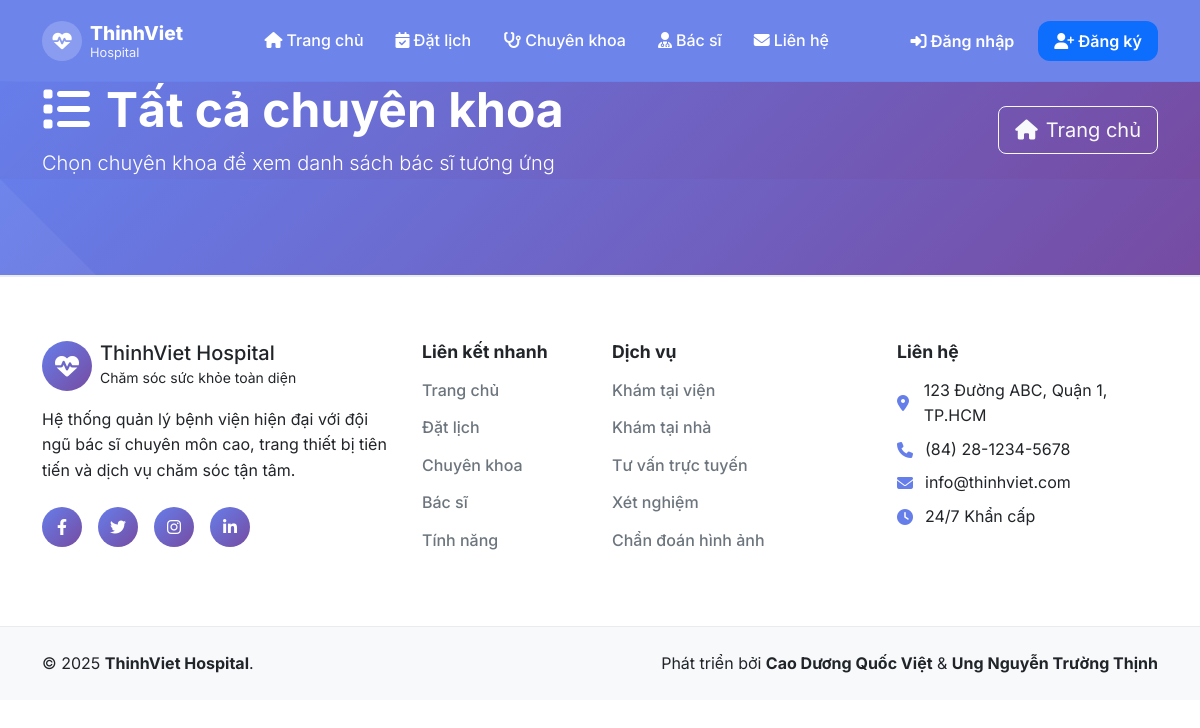
The app's page /doctors_by_specialty?slug=sieu-am, older data.
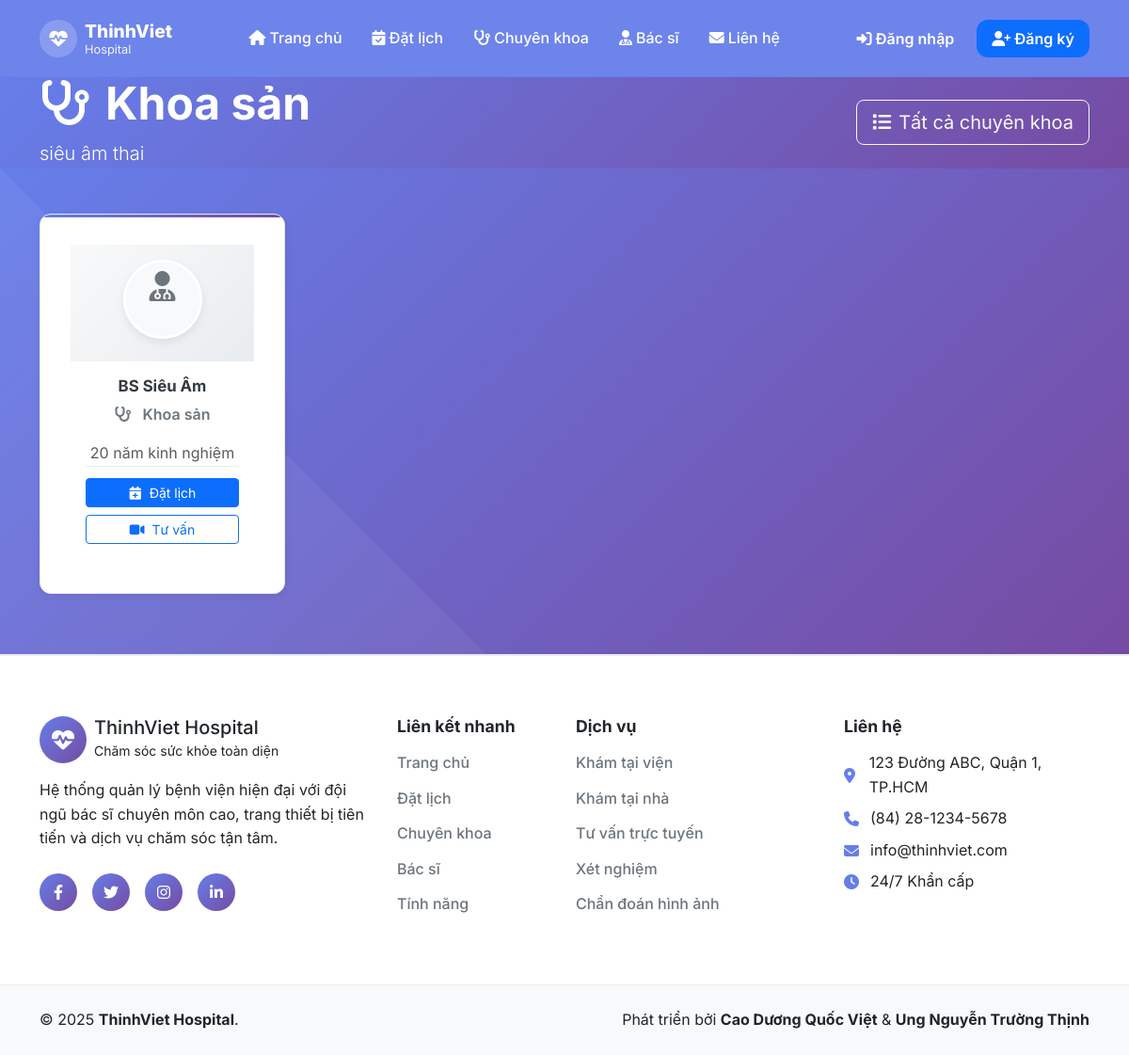
The same page, newer data.
### tables this page shows
CREATE TABLE `chuyen_khoa` (
  `id` int(11) NOT NULL,
  `ten` varchar(100) NOT NULL,
  `slug` varchar(120) DEFAULT NULL,
  `mo_ta` text DEFAULT NULL,
  `icon` varchar(100) DEFAULT NULL,
  `thu_tu` int(11) DEFAULT 0,
  `trang_thai` enum('active','inactive') DEFAULT 'active',
  `ngay_tao` timestamp NOT NULL DEFAULT current_timestamp(),
  `ngay_cap_nhat` timestamp NOT NULL DEFAULT current_timestamp() ON UPDATE current_timestamp()
);

CREATE TABLE `bac_si` (
  `id` int(11) NOT NULL,
  `ten` varchar(255) NOT NULL,
  `email` varchar(255) NOT NULL,
  `mat_khau` varchar(255) NOT NULL,
  `so_dien_thoai` varchar(20) DEFAULT NULL,
  `chuyen_khoa_id` int(11) DEFAULT NULL,
  `chuyen_khoa` varchar(100) DEFAULT NULL,
  `so_giay_phep` varchar(50) DEFAULT NULL,
  `so_nam_kinh_nghiem` int(11) DEFAULT 0,
  `ngay_tao` timestamp NOT NULL DEFAULT current_timestamp(),
  `ngay_cap_nhat` timestamp NOT NULL DEFAULT current_timestamp() ON UPDATE current_timestamp(),
  `hinh_anh` varchar(255) DEFAULT NULL
);

### config/database.php (called while the page is built, shortened)
<?php
class Database
{
    private $host;
    private $db_name;
    private $username;
    private $password;
    public function __construct()
    {
        $this->host = $_ENV['DB_HOST'] ?? getenv('DB_HOST') ?? 'localhost';
        $this->db_name = $_ENV['DB_NAME'] ?? getenv('DB_NAME') ?? 'hospital_management';
        $this->username = $_ENV['DB_USER'] ?? getenv('DB_USER') ?? 'root';
        $this->password = $_ENV['DB_PASS'] ?? getenv('DB_PASS') ?? '';
    }
    private function loadEnvFile()
    {
        $envFile = __DIR__ . '/../.env';
    }
    public function getConnection()
    {
        $this->conn = null;
        try {
            $this->conn = new PDO("mysql:host=" . $this->host . ";dbname=" . $this->db_name, $this->username, $this->password);
            $this->conn->exec("set names utf8");
            $this->conn->setAttribute(PDO::ATTR_ERRMODE, PDO::ERRMODE_EXCEPTION);
        } catch (PDOException $exception) {
            error_log("Database connection error: " . $exception->getMessage());
            echo "Database connection failed. Please try again later.";
        }
        return $this->conn;
    }
}

### Models/Specialty.php (called while the page is built, shortened)
<?php
require_once 'config/database.php';
class Specialty
{
    private $conn;
    private $table = 'chuyen_khoa';
    public function __construct()
    {
        $db = new Database();
        $this->conn = $db->getConnection();
    }
    public function getBySlug($slug)
    {
        $sql = "SELECT id, ten, slug, mo_ta, icon FROM {$this->table} WHERE slug = :slug";
        $stmt = $this->conn->prepare($sql);
        $stmt->bindParam(':slug', $slug);
        $stmt->execute();
        return $stmt->fetch(PDO::FETCH_ASSOC);
    }
}

### Models/User.php (called while the page is built, shortened)
<?php
require_once 'config/database.php';
class User
{
    public function __construct()
    {
        $database = new Database();
        $this->conn = $database->getConnection();
    }
}

### Models/Doctor.php (called while the page is built, shortened)
<?php
require_once 'Models/User.php';
class Doctor extends User
{
    public function __construct()
    {
        $this->table_name = "bac_si";
    }
    public function getBySpecialization($specialization)
    {
        $query = "SELECT bs.id, bs.ten, bs.email, bs.so_dien_thoai, ck.ten AS chuyen_khoa, bs.so_giay_phep, bs.so_nam_kinh_nghiem, bs.hinh_anh
                  FROM " . $this->table_name . " bs
                  LEFT JOIN chuyen_khoa ck ON ck.id = bs.chuyen_khoa_id
                  WHERE ck.ten = :chuyen_khoa";
        $stmt = $this->conn->prepare($query);
        $stmt->bindParam(":chuyen_khoa", $specialization);
        $stmt->execute();
        return $stmt->fetchAll(PDO::FETCH_ASSOC);
    }
}

### Views/doctor/doctors_by_specialty.php (the view, shortened to what the rows shown need)
<?php $page_title = 'Bác sĩ - ' . ($specialty['ten'] ?? 'Chuyên khoa');
include 'Views/layouts/header.php'; ?>
<section class="page-header bg-gradient-primary text-white" style="margin-top: 81px;">
    <div class="container">
        <div class="row align-items-center">
            <div class="col-lg-8">
                <h1 class="display-5 fw-bold mb-2"><i
                        class="fas fa-stethoscope me-3"></i><?php echo htmlspecialchars($specialty['ten']); ?></h1>
                <?php if (!empty($specialty['mo_ta'])): ?><p class="lead mb-0">
                    <?php echo htmlspecialchars($specialty['mo_ta']); ?></p><?php endif; ?>
            </div>
            <div class="col-lg-4 text-lg-end">
                <a href="./specialties_all" class="btn btn-outline-light btn-lg"><i class="fas fa-list me-2"></i>Tất cả
                    chuyên khoa</a>
            </div>
        </div>
    </div>
</section>
<section class="doctors-section py-5">
    <div class="container">
        <div class="row" id="doctorsContainer">
            <?php foreach ($doctors as $doc): ?>
            <?php
                $experience = (int)($doc['so_nam_kinh_nghiem'] ?? 0);
                $specialty = $doc['chuyen_khoa'] ?: 'Đa khoa';
                ?>
            <div class="col-xl-3 col-lg-4 col-md-6 col-sm-6 mb-3 doctor-item animate-on-scroll"
                data-spec="<?php echo htmlspecialchars($specialty); ?>"
                data-name="<?php echo htmlspecialchars($doc['ten']); ?>"
                data-phone="<?php echo htmlspecialchars($doc['so_dien_thoai'] ?: ''); ?>"
                data-experience="<?php echo $experience; ?>">
                <div class="doctor-card h-100">
                    <div class="doctor-header">
                        <div class="doctor-avatar">
                            <div class="avatar-placeholder"
                                style="display: none; width: 100%; height: 100%; background: #f8f9fa; border-radius: 50%; display: flex; align-items: center; justify-content: center; color: #6c757d; font-size: 2rem;">
                                <i class="fas fa-user-md"></i>
                            </div>
                        </div>
                    </div>
                    <div class="doctor-body">
                        <h5 class="doctor-name"><?php echo htmlspecialchars($doc['ten']); ?></h5>
                        <p class="doctor-specialty">
                            <i class="fas fa-stethoscope me-2"></i>
                            <?php echo htmlspecialchars($specialty); ?>
                        </p>
                        <div class="doctor-meta text-muted">
                            <span><?php echo $experience; ?> năm kinh nghiệm</span>
                        </div>
                        <div class="doctor-actions">
                            <a href="./hospital_appointment?doctor_id=<?php echo base64_encode($doc['id']); ?>"
                                class="btn btn-primary btn-sm w-100 mb-2">
                                <i class="fas fa-calendar-plus me-2"></i>Đặt lịch
                            </a>
                            <a href="./consultation_booking?doctor_id=<?php echo base64_encode($doc['id']); ?>"
                                class="btn btn-outline-primary btn-sm w-100">
                                <i class="fas fa-video me-2"></i>Tư vấn
                            </a>
                        </div>
                    </div>
                </div>
            </div>
            <?php endforeach; ?>
        </div>
    </div>
</section>
<?php include 'Views/layouts/footer.php'; ?>

Row changes from the older to the newer data that the page shows:
added chuyen_khoa: ten "Khoa sản", mo_ta "siêu âm thai"
added bac_si: ten "BS Siêu Âm", chuyen_khoa.ten "Khoa sản", so_nam_kinh_nghiem "20"
Text that changed along with them:
text no longer shown: "Chọn chuyên khoa để xem danh sách bác sĩ tương ứng Trang chủ"
